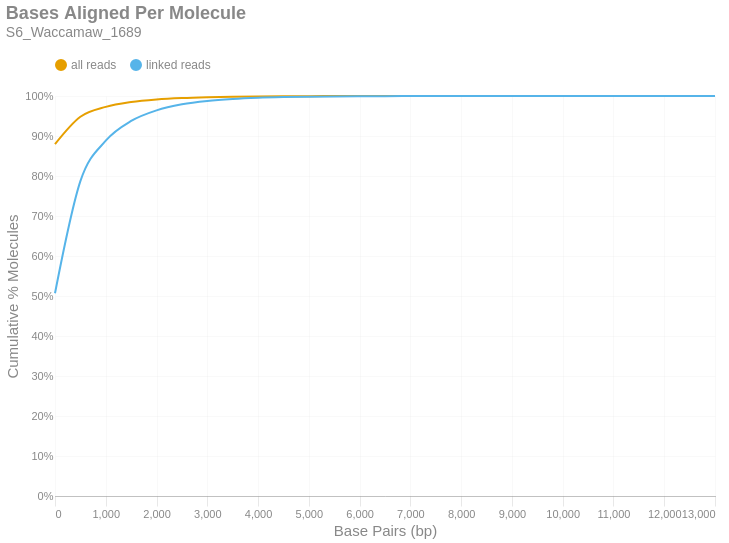

Notebook source saved alongside this figure:
### Markdown cell above
### Bases Aligned Per Molecule
This is a cumulative frequency distribution showing the number of base pairs aligned per unique molecule. These data are shown in 500 bp bins. There are two distributions: one with `all reads` (yellow) and another with only `linked reads` (blue). The percent of molecules in the `linked reads` distribution is relative to the total number of linked molecules.

### Code cell
if SKIPLR:
    print_html(f"Skipped")
else:
    binned_df = consolidated_hist(valids['aligned_bp'], mask, 500, True)
    with SafeRender(binned_df):
        (
            density_plot(binned_df, 'Bases Aligned Per Molecule', samplename, 'basesper')
            .encode(
                x=alt.X('bin:Q', title="Base Pairs (bp)").axis(tickMinStep=500).scale(padding=0),
                y=alt.Y('value:Q', title='Cumulative % Molecules')
                    .axis(format='%')
                    .scale(domain = [0,1])
                    .stack(False),
                color=alt.Color("key:N").scale(domain = ["all reads", "linked reads"]),
                tooltip = [
                    alt.Tooltip("key:N", title = "Data Type"),
                    alt.Tooltip("range_label:N", title="Bases Aligned Per Molecule"),
                    alt.Tooltip("value:Q", format = ".2%", title="% Molecules (Cum.)")
                ]
            )
        ).display()

### Figure 1 — Vega-Lite specification as saved in the notebook (floating-point values rounded to 4 significant figures)
{"width": "container", "height": 400, "config": {"title": {"anchor": "start", "dy": -15, "fontSize": 18, "color": "#888888", "subtitleColor": "#888888", "subtitleFontSize": 14}, "arc": {"fill": "#0072B2"}, "axis": {"domainColor": "#888888", "domainWidth": 0.5, "gridWidth": 0.2, "grid": false, "titleFontWeight": 400, "titleFontSize": 15, "labelFontSize": 11, "labelColor": "#888888", "tickColor": "#888888", "tickWidth": 0.2, "titleColor": "#888888"}, "axisBand": {"grid": false}, "axisX": {"grid": true, "tickSize": 10, "domainCap": "round"}, "axisY": {"domain": false, "grid": true, "tickSize": 0, "domainCap": "round"}, "background": "transparent", "header": {"labelFontSize": 15, "labelColor": "#888888", "titleFontSize": 15, "titleFontWeight": 600, "titleColor": "#888888"}, "legend": {"labelFont": "sans-serif", "labelFontSize": 12, "labelColor": "#888888", "symbolSize": 100, "symbolType": "circle", "titleFontSize": 12, "titlePadding": 10, "titleColor": "#888888", "title": null, "orient": "top"}, "range": {"category": ["#E69F00", "#56B4E9", "#009E73", "#F0E442", "#0072B2", "#D55E00", "#CC79A7", "#000000"], "diverging": ["#cfe8f3", "#a2d4ec", "#73bfe2", "#46abdb", "#1696d2", "#12719e"]}, "area": {"fill": "#0072B2", "fillOpacity": 0.7, "line": true, "strokeOpacity": 0.7}, "line": {"color": "#0072B2", "stroke": "#0072B2", "strokeWidth": 2}, "trail": {"color": "#0072B2", "stroke": "#0072B2", "strokeWidth": 0, "size": 1}, "point": {"filled": true, "fillOpacity": 1.0, "size": 95}, "text": {"color": "#888888", "fontSize": 11, "align": "right", "fontWeight": 400, "size": 11}, "bar": {"fill": "#0072B2", "stroke": null}, "view": {"stroke": null, "continuousWidth": 660, "continuousHeight": 400}}, "data": {"name": "data-3f5a5508bb68a1bbdb10da349f647e12"}, "mark": {"type": "line", "interpolate": "monotone", "point": {"opacity": 0, "size": 275}}, "encoding": {"color": {"field": "key", "scale": {"domain": ["all reads", "linked reads"]}, "type": "nominal"}, "tooltip": [{"field": "key", "title": "Data Type", "type": "nominal"}, {"field": "range_label", "title": "Bases Aligned Per Molecule", "type": "nominal"}, {"field": "value", "format": ".2%", "title": "% Molecules (Cum.)", "type": "quantitative"}], "x": {"axis": {"tickMinStep": 500}, "field": "bin", "scale": {"padding": 0}, "title": "Base Pairs (bp)", "type": "quantitative"}, "y": {"axis": {"format": "%"}, "field": "value", "scale": {"domain": [0, 1]}, "stack": false, "title": "Cumulative % Molecules", "type": "quantitative"}}, "params": [{"name": "param_c36ac31b6afebe62", "select": {"type": "point", "fields": ["key"]}, "bind": "legend"}], "title": {"text": "Bases Aligned Per Molecule", "subtitle": "S6_Waccamaw_1689"}, "transform": [{"fold": ["all reads (cumsum)", "linked reads (cumsum)"]}, {"calculate": "replace(datum.key, ' (cumsum)', '')", "as": "key"}, {"filter": {"param": "param_c36ac31b6afebe62"}}], "usermeta": {"embedOptions": {"downloadFileName": "S6_Waccamaw_1689.basesper"}}, "$schema": "https://vega.github.io/schema/vega-lite/v6.1.0.json", "datasets": {"data-3f5a5508bb68a1bbdb10da349f647e12": [{"bin": "0.0", "interval": "0.0-500.0", "all reads": 0.8797, "linked reads": 0.5068, "all reads (cumsum)": 0.8797, "linked reads (cumsum)": 0.5068, "range_label": "0-499"}, {"bin": "500.0", "interval": "500.0-1000.0", "all reads": 0.06848, "linked reads": 0.2802, "all reads (cumsum)": 0.9481, "linked reads (cumsum)": 0.7871, "range_label": "500-999"}, {"bin": "1000.0", "interval": "1000.0-1500.0", "all reads": 0.02466, "linked reads": 0.1012, "all reads (cumsum)": 0.9728, "linked reads (cumsum)": 0.8883, "range_label": "1000-1499"}, {"bin": "1500.0", "interval": "1500.0-2000.0", "all reads": 0.01201, "linked reads": 0.0493, "all reads (cumsum)": 0.9848, "linked reads (cumsum)": 0.9376, "range_label": "1500-1999"}, {"bin": "2000.0", "interval": "2000.0-2500.0", "all reads": 0.006454, "linked reads": 0.0265, "all reads (cumsum)": 0.9913, "linked reads (cumsum)": 0.9641, "range_label": "2000-2499"}, {"bin": "2500.0", "interval": "2500.0-3000.0", "all reads": 0.003674, "linked reads": 0.01508, "all reads (cumsum)": 0.9949, "linked reads (cumsum)": 0.9792, "range_label": "2500-2999"}, {"bin": "3000.0", "interval": "3000.0-3500.0", "all reads": 0.002068, "linked reads": 0.008492, "all reads (cumsum)": 0.997, "linked reads (cumsum)": 0.9877, "range_label": "3000-3499"}, {"bin": "3500.0", "interval": "3500.0-4000.0", "all reads": 0.001204, "linked reads": 0.004943, "all reads (cumsum)": 0.9982, "linked reads (cumsum)": 0.9926, "range_label": "3500-3999"}, {"bin": "4000.0", "interval": "4000.0-4500.0", "all reads": 0.0007258, "linked reads": 0.00298, "all reads (cumsum)": 0.9989, "linked reads (cumsum)": 0.9956, "range_label": "4000-4499"}, {"bin": "4500.0", "interval": "4500.0-5000.0", "all reads": 0.0004157, "linked reads": 0.001707, "all reads (cumsum)": 0.9993, "linked reads (cumsum)": 0.9973, "range_label": "4500-4999"}, {"bin": "5000.0", "interval": "5000.0-5500.0", "all reads": 0.0002598, "linked reads": 0.001066, "all reads (cumsum)": 0.9996, "linked reads (cumsum)": 0.9984, "range_label": "5000-5499"}, {"bin": "5500.0", "interval": "5500.0-6000.0", "all reads": 0.0001566, "linked reads": 0.0006428, "all reads (cumsum)": 0.9998, "linked reads (cumsum)": 0.999, "range_label": "5500-5999"}, {"bin": "6000.0", "interval": "6000.0-6500.0", "all reads": 9.531e-05, "linked reads": 0.0003913, "all reads (cumsum)": 0.9999, "linked reads (cumsum)": 0.9994, "range_label": "6000-6499"}, {"bin": "6500.0", "interval": "6500.0-7000.0", "all reads": 5.726e-05, "linked reads": 0.0002351, "all reads (cumsum)": 0.9999, "linked reads (cumsum)": 0.9996, "range_label": "6500-6999"}, {"bin": "7000.0", "interval": "7000.0-7500.0", "all reads": 3.844e-05, "linked reads": 0.0001578, "all reads (cumsum)": 1.0, "linked reads (cumsum)": 0.9998, "range_label": "7000-7499"}, {"bin": "7500.0", "interval": "7500.0-8000.0", "all reads": 1.882e-05, "linked reads": 7.727e-05, "all reads (cumsum)": 1.0, "linked reads (cumsum)": 0.9999, "range_label": "7500-7999"}, {"bin": "8000.0", "interval": "8000.0-8500.0", "all reads": 1.041e-05, "linked reads": 4.274e-05, "all reads (cumsum)": 1.0, "linked reads (cumsum)": 0.9999, "range_label": "8000-8499"}, {"bin": "8500.0", "interval": "8500.0-9000.0", "all reads": 7.475e-06, "linked reads": 3.069e-05, "all reads (cumsum)": 1.0, "linked reads (cumsum)": 0.9999, "range_label": "8500-8999"}, {"bin": "9000.0", "interval": "9000.0-9500.0", "all reads": 5.606e-06, "linked reads": 2.302e-05, "all reads (cumsum)": 1.0, "linked reads (cumsum)": 1.0, "range_label": "9000-9499"}, {"bin": "9500.0", "interval": "9500.0-10000.0", "all reads": 2.937e-06, "linked reads": 1.206e-05, "all reads (cumsum)": 1.0, "linked reads (cumsum)": 1.0, "range_label": "9500-9999"}, {"bin": "10000.0", "interval": "10000.0-10500.0", "all reads": 1.869e-06, "linked reads": 7.672e-06, "all reads (cumsum)": 1.0, "linked reads (cumsum)": 1.0, "range_label": "10000-10499"}, {"bin": "10500.0", "interval": "10500.0-11000.0", "all reads": 1.201e-06, "linked reads": 4.932e-06, "all reads (cumsum)": 1.0, "linked reads (cumsum)": 1.0, "range_label": "10500-10999"}, {"bin": "11000.0", "interval": "11000.0-11500.0", "all reads": 4.005e-07, "linked reads": 1.644e-06, "all reads (cumsum)": 1.0, "linked reads (cumsum)": 1.0, "range_label": "11000-11499"}, {"bin": "11500.0", "interval": "11500.0-12000.0", "all reads": 6.674e-07, "linked reads": 2.74e-06, "all reads (cumsum)": 1.0, "linked reads (cumsum)": 1.0, "range_label": "11500-11999"}, {"bin": "12000.0", "interval": "12000.0-12500.0", "all reads": 2.67e-07, "linked reads": 1.096e-06, "all reads (cumsum)": 1.0, "linked reads (cumsum)": 1.0, "range_label": "12000-12499"}, {"bin": "12500.0", "interval": "12500.0-13000.0", "all reads": 0.0, "linked reads": 0.0, "all reads (cumsum)": 1.0, "linked reads (cumsum)": 1.0, "range_label": "12500-12999"}, {"bin": "13000.0", "interval": "13000.0-13500.0", "all reads": 1.335e-07, "linked reads": 5.48e-07, "all reads (cumsum)": 1.0, "linked reads (cumsum)": 1.0, "range_label": "13000-13499"}]}}
